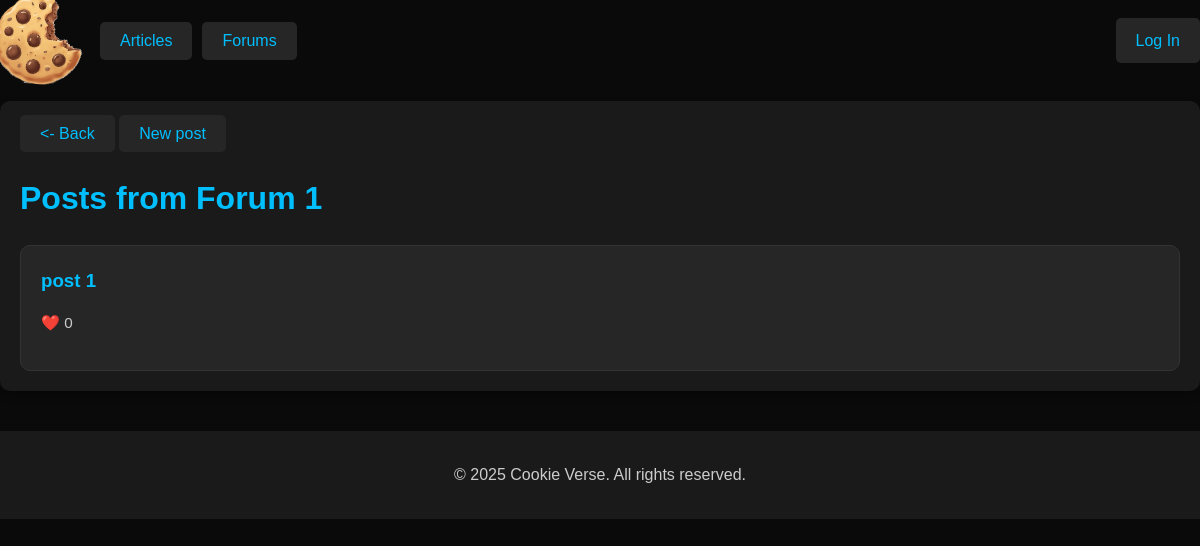
The app's page /forums/2, older data.
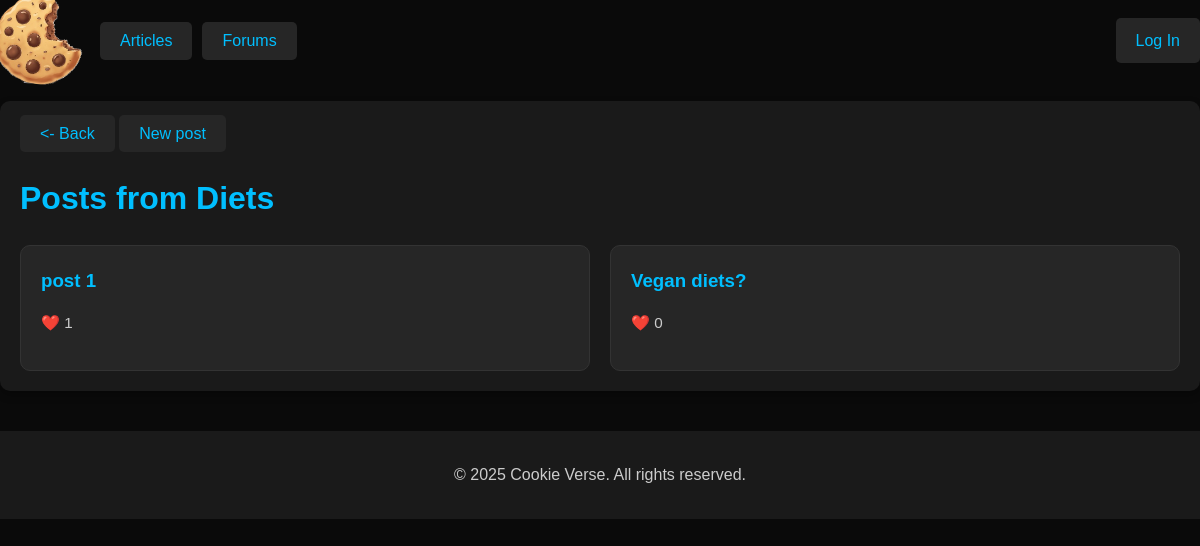
The same page, newer data.
### CookieTracker/models.py (models this page shows)
class Forum(models.Model):
    name = models.CharField(max_length=2048)

class Post(models.Model):
    poster = models.ForeignKey(settings.AUTH_USER_MODEL, on_delete=models.CASCADE, related_name='posts')
    title = models.CharField(max_length=128)
    text = models.CharField(max_length=3000000)
    forum = models.ForeignKey(Forum, on_delete=models.CASCADE)
    likes = models.IntegerField(default=0)

### CookieTracker/view/forum.py (the view)
# urls.py: path('forums/<int:id>', forum.viewforum, name='viewforum'),
def viewforum(request, id):
    forum = Forum.objects.get(id=id)
    posts = Post.objects.filter(forum=forum)
    context = {
        'forum': forum,
        'posts': posts
    }
    return render(request, 'forum/viewforum.html', context)

### CookieTracker/templates/forum/viewforum.html
{% extends "base.html" %}
{% block content %}
<section class="top-articles">
    <a href="{% url 'forum' %}" class="btn"><- Back</a>
    <a href="{% url 'newpost' %}" class="btn">New post</a>
    <h2>Posts from {{ forum.name }}</h2>
    <div class="article-list">
    {% for p in posts %}
      <div class="article-item">
        <h3>
            <a href="/viewpost/{{ p.id }}">
                {{ p.title }}
            </a>
        </h3>
        <p> ❤️ {{ p.likes }}</p>
      </div>
      {% endfor %}
    </div>
  </section>
{% endblock content %}

Row changes from the older to the newer data that the page shows:
changed Forum: name "Forum 1" → "Diets"
changed Post "post 1": likes "0" → "1"
added Post: title "Vegan diets?", likes "0"
